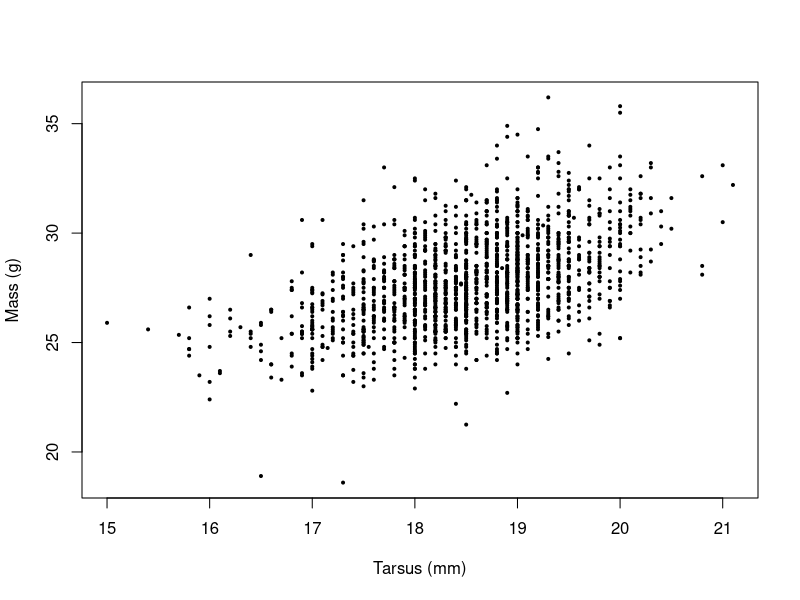
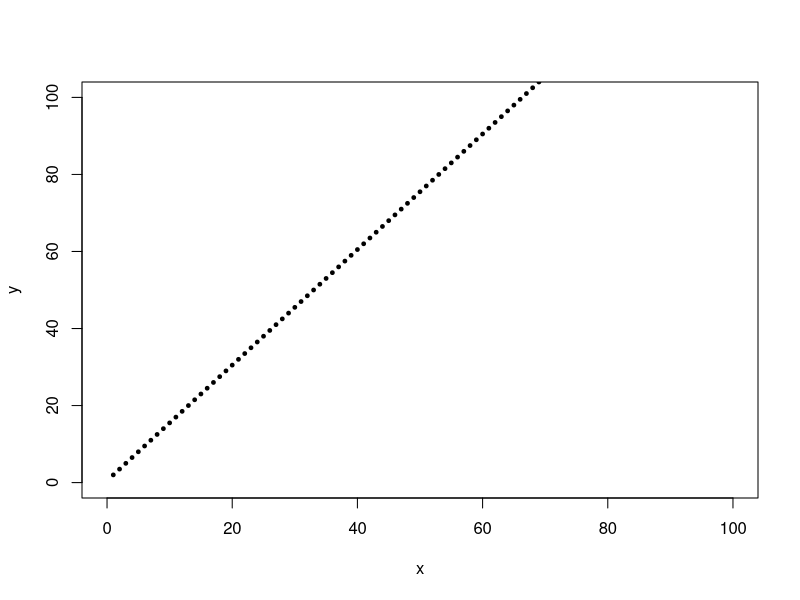

These figures' R source, in order:
rm(list=ls())
d<-read.table("../data/SparrowSize.txt", header=TRUE)
plot(d$Mass~d$Tarsus, ylab="Mass (g)", xlab="Tarsus (mm)", pch=19, cex=0.4)

x<-c(1:100)
a<-0.5
b<-1.5
y<-b*x+a
plot(x,y, xlim=c(0,100), ylim=c(0,100), pch=19, cex=0.5)

head(d$Mass)

d$Mass[1]

length(d$Mass)
